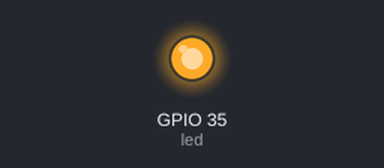
The program below on a simulated ESP32 board running MicroPython. Shown: output pins drawn as LEDs (lit = HIGH). WiFi joins after 1.5 s; what the program prints to the serial console is not drawn. At 5.0 s the program stops and its outputs stay as they are.

Above: at 0.1 s.
At 5.1 s:
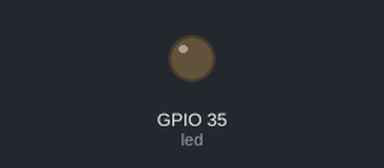
Timing chart, 0 to 6.5 s (numbered marks = the images above):
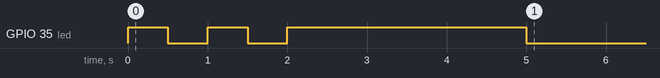

Measured:
- by itself, GPIO 35 (led): goes HIGH 0.50 s, LOW 0.50 s, HIGH 0.50 s, LOW 0.50 s, HIGH 3.0 s, then LOW

The program:

connect_wifi.py
```python
import time
import network
from machine import Pin

# --- Conexión WiFi () ---
ssid , password = "ZTE_E2FF51", "35600911"

sta = network.WLAN(network.STA_IF)
sta.active(True)
# Conéctate
led = Pin(35, Pin.OUT)
if not sta.isconnected():
    print('Conectando a la red...')
    sta.connect(ssid, password)
    for _ in range(20): # Espera hasta 10 segundos
        if sta.isconnected():
            break
        led.on()
        time.sleep(0.5) # Resultado
        led.off()
        time.sleep(0.5) # Resultado

        if sta.isconnected():
            print('Conectado. Dirección IP:', sta.ifconfig()[0])
            led.on()
            time.sleep(3)
            led.off()
        else: print('❌ No se pudo conectar al WiFi.')
```
